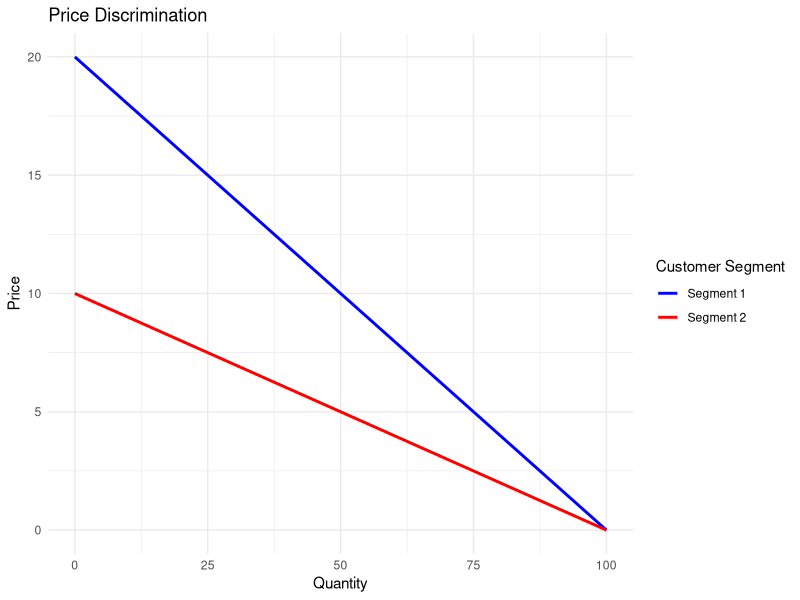

Reproduce this figure in R.
library(ggplot2)

# Create data for price discrimination
quantity <- seq(0, 100, by = 10)
price_segment1 <- 20 - 0.2 * quantity  # Price for segment 1
price_segment2 <- 10 - 0.1 * quantity  # Price for segment 2

# Combine data into a dataframe
df <- data.frame(quantity, price_segment1, price_segment2)

# Plotting price discrimination
ggplot(df, aes(x = quantity)) +
  geom_line(aes(y = price_segment1, color = "Segment 1"), size = 1) +
  geom_line(aes(y = price_segment2, color = "Segment 2"), size = 1) +
  labs(title = "Price Discrimination",
       x = "Quantity",
       y = "Price",
       color = "Customer Segment") +
  scale_color_manual(values = c("Segment 1" = "blue", "Segment 2" = "red")) +
  theme_minimal()
